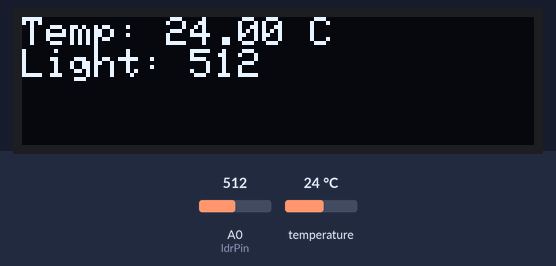
Bench run of a sketch on a simulated Arduino Uno, built with avr-gcc and run on an emulated ATmega328P. Parts: 128×32 one-colour display. The test bench sets the inputs (shaded band); at power-on: temperature 24 °C, A0 (ldrPin) = 512. What the sketch prints to the serial monitor is not drawn.

Above: at 2.4 s.
2.5 s: temperature set to 12 °C
At 4.1 s:
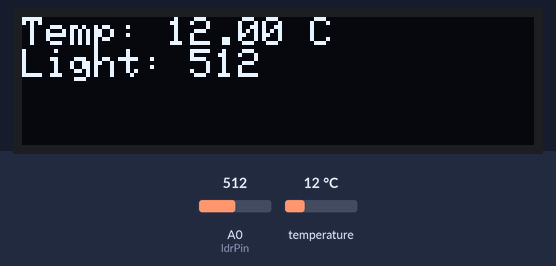
5.1 s: A0 (ldrPin) set to 716
At 6.0 s:
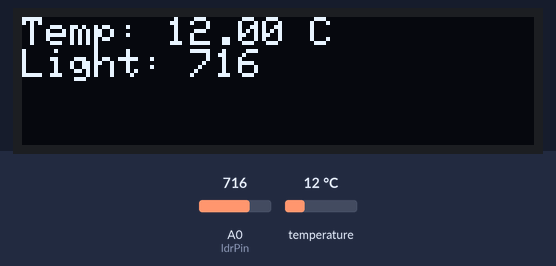
7.6 s: temperature set to 19 °C
At 9.7 s:
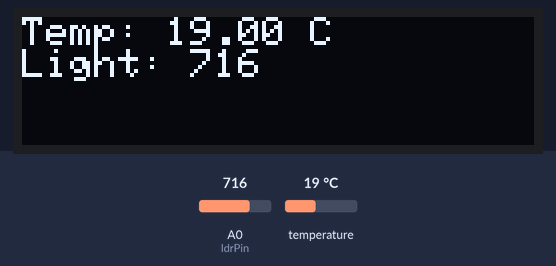
10.4 s: A0 (ldrPin) set to 900
At 11.6 s:
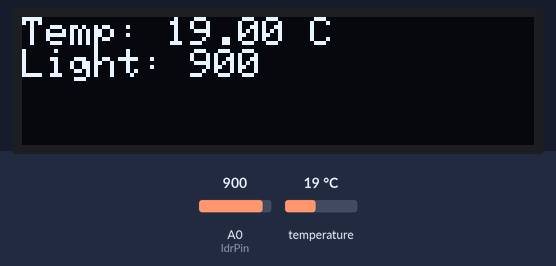
12.9 s: temperature set to 28 °C
At 15.3 s:
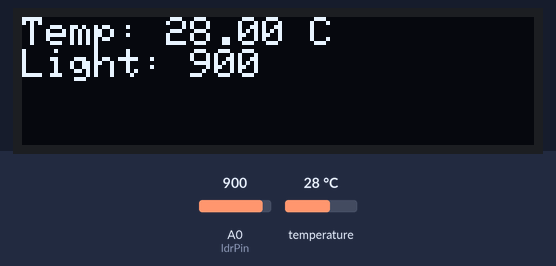
15.8 s: A0 (ldrPin) set to 1023
At 17.2 s:
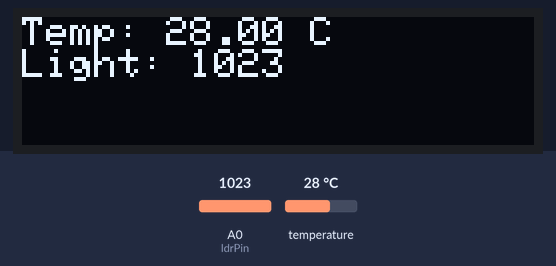
Timing chart, 0 to 18.8 s (numbered marks = the images above; inputs shaded):
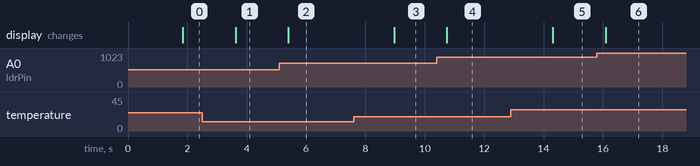

Measured:
- after the input at 2.5 s, the display: changes after 1.1 s (image 1)
- after the input at 5.1 s, the display: changes after 0.30 s (image 2)
- after the input at 7.6 s, the display: changes after 1.4 s (image 3)
- after the input at 10.4 s, the display: changes after 0.35 s (image 4)
- after the input at 12.9 s, the display: changes after 1.4 s (image 5)
- after the input at 15.8 s, the display: changes after 0.29 s (image 6)

The sketch:

arduino.ino
```cpp
#include <OneWire.h>
#include <DallasTemperature.h>
#include <Wire.h>
#include <Adafruit_GFX.h>
#include <Adafruit_SSD1306.h>

#define ONE_WIRE_BUS 2
OneWire oneWire(ONE_WIRE_BUS);
DallasTemperature sensors(&oneWire);

#define SCREEN_WIDTH 128
#define SCREEN_HEIGHT 32
#define OLED_RESET     -1
Adafruit_SSD1306 display(SCREEN_WIDTH, SCREEN_HEIGHT, &Wire, OLED_RESET);

const int ldrPin = A0;

void setup() {
  Serial.begin(9600);

  sensors.begin();

  if (!display.begin(SSD1306_SWITCHCAPVCC, 0x3C)) {
    Serial.println(F("SSD1306 allocation failed"));
    while (true);
  }

  display.clearDisplay();
  display.setTextSize(1);
  display.setTextColor(WHITE);
  display.setCursor(0, 0);
  display.println("Sensors ready");
  display.display();
  delay(1000);
}

void loop() {
  sensors.requestTemperatures();
  float tempC = sensors.getTempCByIndex(0);
  float tempK = tempC + 273.15;

  int lightValue = analogRead(ldrPin); // 0–1023

  Serial.print("Temp:");
  Serial.print(tempC);
  Serial.print(",Light:");
  Serial.println(lightValue);

  display.clearDisplay();
  display.setCursor(0, 0);
  display.print("Temp: ");
  display.print(tempC);
  display.println(" C");
  display.print("Light: ");
  display.println(lightValue);
  display.display();

  delay(1000);
}
```
